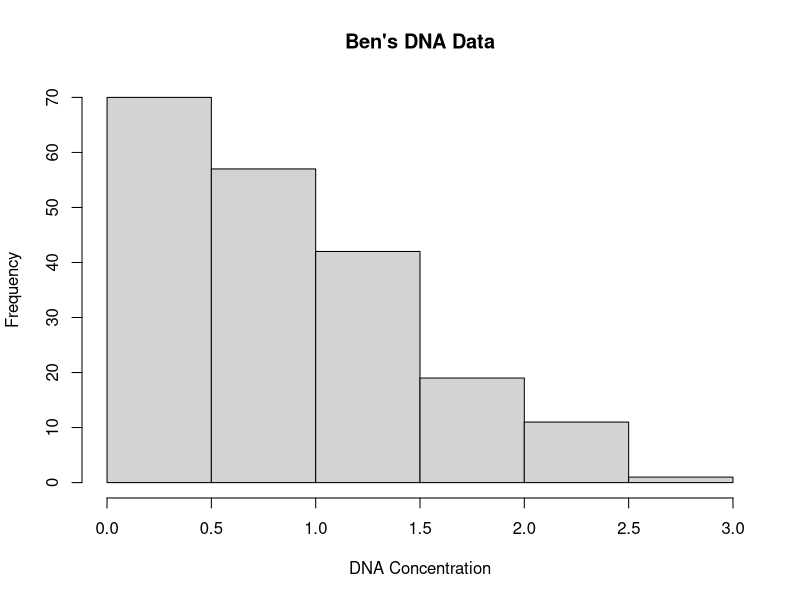
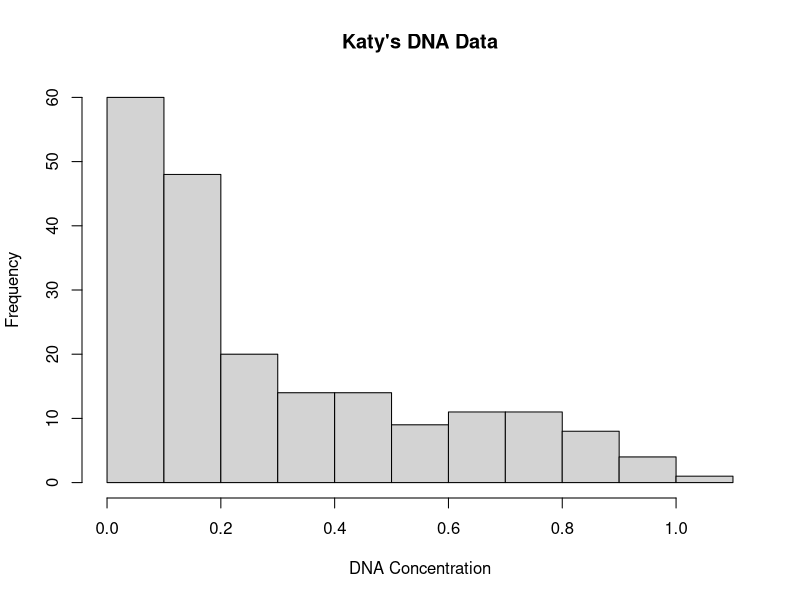
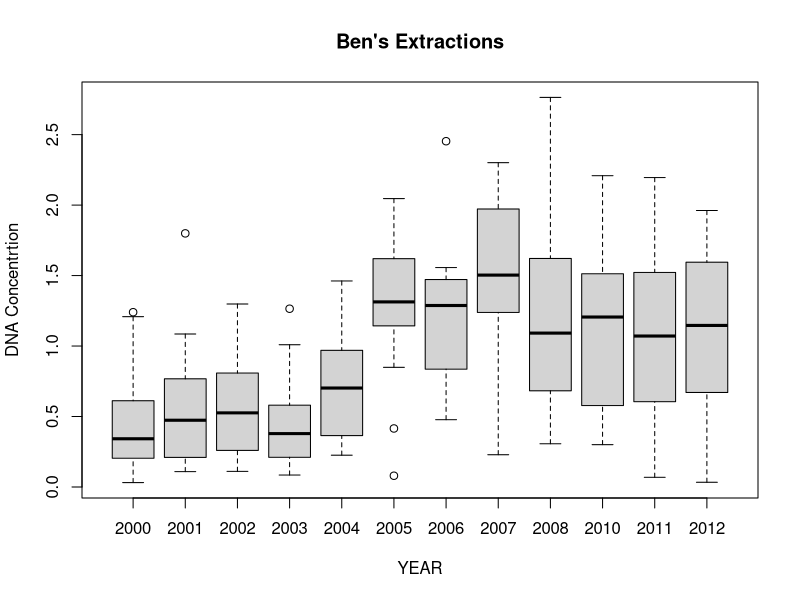
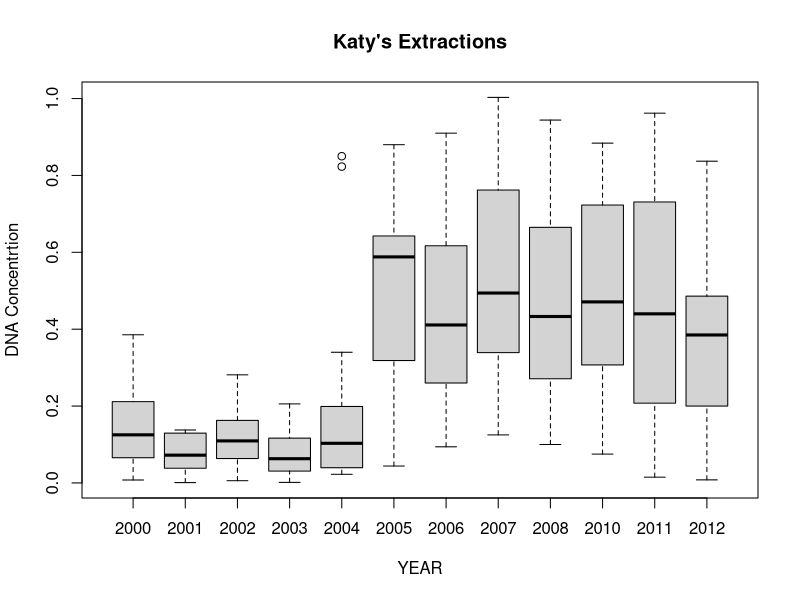

Reproduce these figures in R, in order.


#### Task One ####

DNA_CONC_DATA<- read.csv("DNA_Conc_by_Extraction_Date.csv")

hist(x=DNA_CONC_DATA$DNA_Concentration_Ben,
     xlab= "DNA Concentration", main= "Ben's DNA Data")

hist(x=DNA_CONC_DATA$DNA_Concentration_Katy,
     xlab= "DNA Concentration", main= "Katy's DNA Data")

#### Task Two ####

boxplot(DNA_CONC_DATA$DNA_Concentration_Ben~DNA_CONC_DATA$Year_Collected,
        data=DNA_CONC_DATA, main= "Ben's Extractions", ylab="DNA Concentrtion", xlab= "YEAR")

boxplot(DNA_CONC_DATA$DNA_Concentration_Katy~DNA_CONC_DATA$Year_Collected,
        data=DNA_CONC_DATA, main= "Katy's Extractions", ylab="DNA Concentrtion", xlab= "YEAR")

### Task Three ####